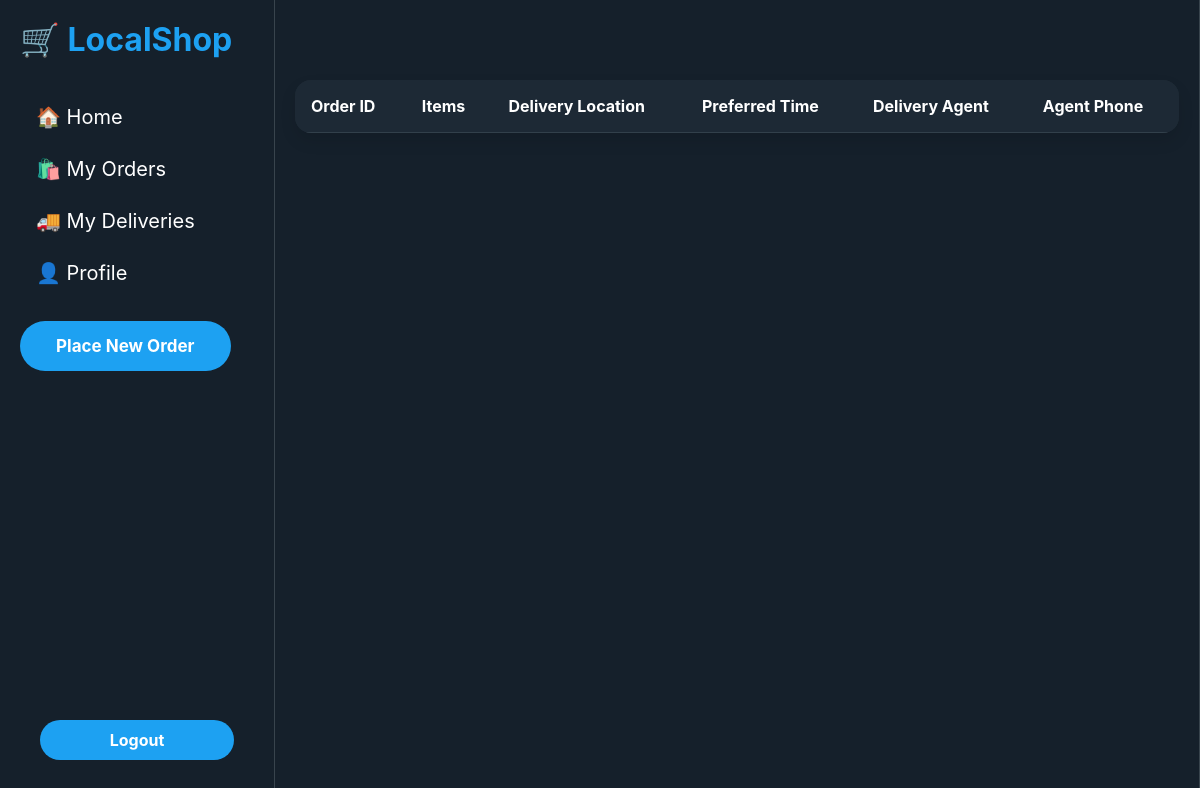
The page /client_orders/ (signed in) on the database as committed earlier.
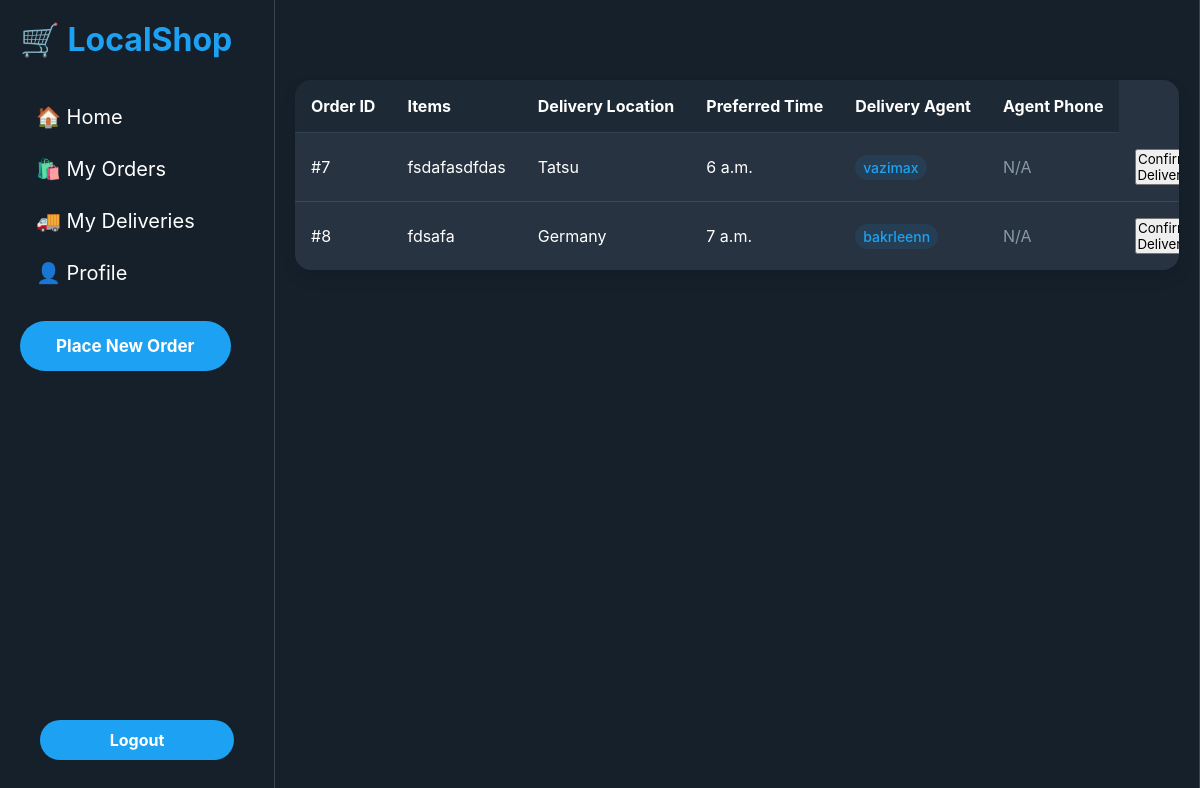
The same page on the database as committed later.
### orders/models.py (models this page shows, shortened)
class Order(models.Model):
    CATEGORY_CHOICES = [
        ('groceries', 'Groceries'),
        ('food', 'Food'),
        ('other', 'Other')
    ]
    user = models.ForeignKey(User, on_delete=models.CASCADE, related_name='orders')
    location = models.CharField(max_length=255)
    items = models.TextField()
    preferred_delivery_time = models.TimeField()
    category = models.CharField(max_length=20, choices=CATEGORY_CHOICES)
    is_claimed = models.BooleanField(default=False)
    delivery_agent = models.ForeignKey(User, null=True, blank=True, on_delete=models.SET_NULL, related_name='deliveries')
    created_at = models.DateTimeField(auto_now_add=True)
    is_confirmed = models.BooleanField(default=False)
    is_delivery_agent_confirmed = models.BooleanField(default=False)
    is_canceled = models.BooleanField(default=False)  # New field
    cancellation_reason = models.CharField(max_length=255, null=True, blank=True)  # New field

### orders/views.py (the view)
# urls.py: path('client_orders/', views.client_orders, name='client_orders'),
@login_required
def client_orders(request):
    orders = Order.objects.filter(user=request.user)
    return render(request, 'orders/client_orders.html', {'orders': orders})

### orders/templates/orders/client_orders.html (shortened to what this page needs)
{% extends 'base.html' %}
{% load static %}
{% block content %}
<!DOCTYPE html>
<html lang="en">
<head>
</head>
<body>
    <div class="main-content">
        <div class="orders-container">
            <table class="orders-table">
                <thead>
                    <tr>
                        <th>Order ID</th>
                        <th>Items</th>
                        <th>Delivery Location</th>
                        <th>Preferred Time</th>
                        <th>Delivery Agent</th>
                        <th>Agent Phone</th>
                    </tr>
                </thead>
                <tbody>
                    {% for order in orders %}
                    <tr>
                        <td>#{{ order.id }}</td>
                        <td>{{ order.items }}</td>
                        <td>{{ order.location }}</td>
                        <td>{{ order.preferred_delivery_time }}</td>
                        <td>
                            {% if order.delivery_agent %}
                                <span class="status-badge status-assigned">
                                    {{ order.delivery_agent.username }}
                                </span>
                            {% else %}
                                <span class="status-badge status-pending">
                                    Not Claimed Yet
                                </span>
                            {% endif %}
                        </td>
                        <td>
                            {% if order.delivery_agent and order.delivery_agent.profile.phone_number %}
                                {{ order.delivery_agent.profile.phone_number }}
                            {% else %}
                                <span style="color: var(--twitter-light-gray)">N/A</span>
                            {% endif %}
                        </td>
                        <td>
                            {% if order.user == request.user and not order.is_confirmed and order.delivery_agent %}
                                <a href="{% url 'confirm_delivery' order.id %}">
                                    <button class="confirm-button">Confirm Delivery</button>
                                </a>
                            {% elif order.is_confirmed %}
                                <span>Customer Confirmed</span>
                            {% endif %}
                        </td>
                    </tr>
                    {% endfor %}
                </tbody>
            </table>
        </div>
    </div>
</body>
</html>
{% endblock %}

### orders/templates/base.html (shortened to what this page needs)
<!DOCTYPE html>
<html lang="en" class="dark">
<head>
</head>
<body>
    <div class="sidebar">
        <div class="logo">🛒 LocalShop</div>
        <nav>
            <a href="{% url 'order_list' %}" class="nav-item">🏠 Home</a>
            <a href="{% url 'client_orders' %}" class="nav-item">🛍️ My Orders</a>
            <a href="{% url 'deliveries' %}" class="nav-item">🚚 My Deliveries</a>
            <a href="{% url 'profile' %}" class="nav-item">👤 Profile</a>
            <a href="{% url 'place_order' %}">
                <button class="post-button">Place New Order</button>
            </a>
        </nav>
        <div class="auth-buttons">
            {% if user.is_authenticated == False %}
            <a href="{% url 'login' %}" class="auth-button login">Log in</a>
            <a href="{% url 'register' %}" class="auth-button register">Register</a>
            {% else %}
            <a href="{% url 'logout' %}" class="auth-button register">Logout</a>
            {% endif %}
        </div>
    </div>
    {% block content%}
    {% endblock %}
</body>

### orders/templates/base.html (style rules this page uses)
:root { --background: #15202B; --text: #FFFFFF; --secondary-text: #8899A6; --border: #38444D; --primary: #1DA1F2; --hover: #192734; --card-bg: #192734; }
* { margin: 0; padding: 0; box-sizing: border-box; font-family: -apple-system, BlinkMacSystemFont, "Segoe UI", Roboto, Helvetica, Arial, sans-serif; }
body { display: flex; min-height: 100vh; background: var(--background); color: var(--text); flex-direction: column; }
.auth-buttons { display: flex; gap: 10px; margin-top: auto; padding: 20px; }
.auth-button { padding: 10px 20px; border-radius: 9999px; cursor: pointer; font-weight: bold; text-decoration: none; text-align: center; flex: 1; }
.register { background: var(--primary); border: none; color: white; }
.sidebar { width: 275px; padding: 20px; border-right: 1px solid var(--border); position: fixed; height: 100vh; display: flex; flex-direction: column; background: var(--background); }
.main-content { flex: 1; margin-left: 275px; border-right: 1px solid var(--border); min-width: 600px; background: var(--background); }
.logo { font-size: 24px; font-weight: bold; margin-bottom: 30px; color: var(--primary); }
.nav-item { display: flex; align-items: center; padding: 12px 16px; margin: 4px 0; border-radius: 9999px; cursor: pointer; font-size: 20px; color: var(--text); text-decoration: none; }
.post-button { background: var(--primary); color: white; border: none; padding: 15px 0; border-radius: 9999px; font-size: 17px; font-weight: bold; width: 90%; cursor: pointer; margin-top: 20px; }

### orders/templates/orders/client_orders.html (style rules this page uses)
:root { --twitter-blue: #1DA1F2; --twitter-black: #15202B; --twitter-dark-gray: #273340; --twitter-light-gray: #8899A6; --border-color: rgba(136, 153, 166, 0.2); }
* { box-sizing: border-box; margin: 0; padding: 0; }
body { margin: 0; padding: 0; font-family: -apple-system, BlinkMacSystemFont, "Segoe UI", Roboto, Helvetica, Arial, sans-serif; background-color: var(--twitter-black); color: white; min-height: 100vh; }
.logo { font-size: 32px; }
.main-content { padding-top: 80px; min-height: 100vh; padding: 80px 20px 20px; }
.orders-container { max-width: 1200px; margin: 0 auto; background-color: var(--twitter-dark-gray); border-radius: 16px; box-shadow: 0 8px 16px rgba(0, 0, 0, 0.1); overflow-x: auto; }
.orders-table { width: 100%; border-collapse: separate; border-spacing: 0; color: white; }
.orders-table th { background-color: rgba(21, 32, 43, 0.5); padding: 16px; text-align: left; font-weight: bold; border-bottom: 1px solid var(--border-color); white-space: nowrap; }
.orders-table td { padding: 16px; border-bottom: 1px solid var(--border-color); }
.orders-table tr:last-child td { border-bottom: none; }
.status-badge { display: inline-block; padding: 4px 8px; border-radius: 9999px; font-size: 14px; font-weight: 500; }
.status-assigned { background-color: rgba(29, 161, 242, 0.1); color: var(--twitter-blue); }

Rows that differ between the two databases and show on the page:
added Order: id "7", items "fsdafasdfdas", location "Tatsu", preferred_delivery_time "6 a.m.", delivery_agent.username "vazimax", shows "N/A", is_confirmed "Confirm Delivery"
added Order: id "8", items "fdsafa", location "Germany", preferred_delivery_time "7 a.m.", delivery_agent.username "bakrleenn", shows "N/A", is_confirmed "Confirm Delivery"
